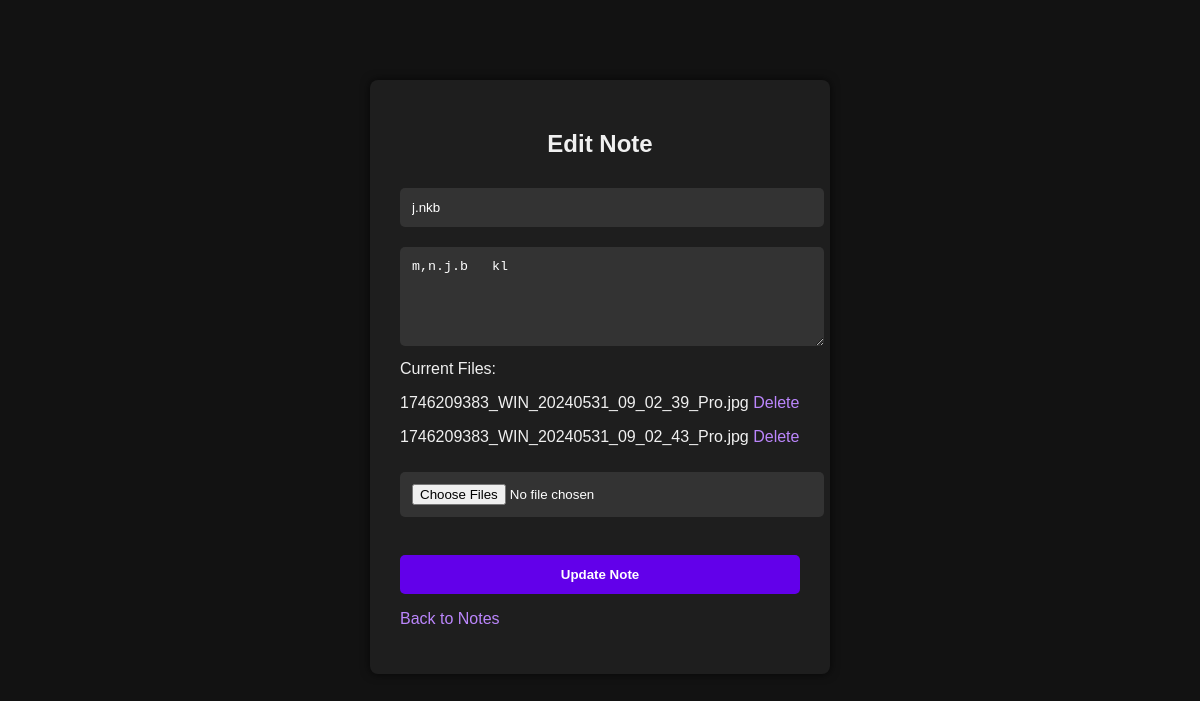
/edit_note.php?id=9 (signed in), run on the app's committed database.
### tables this page shows
CREATE TABLE `notes` (
  `id` int(11) NOT NULL,
  `user_id` int(11) NOT NULL,
  `title` varchar(255) NOT NULL,
  `content` text DEFAULT NULL,
  `created_at` timestamp NOT NULL DEFAULT current_timestamp(),
  `updated_at` timestamp NOT NULL DEFAULT current_timestamp() ON UPDATE current_timestamp()
);

CREATE TABLE `note_files` (
  `id` int(11) NOT NULL,
  `note_id` int(11) NOT NULL,
  `file_path` varchar(255) NOT NULL,
  `created_at` timestamp NOT NULL DEFAULT current_timestamp()
);

### edit_note.php (the view, shortened to what this page needs)
<?php
include 'db.php';
$user_id = $_SESSION['user_id'];
if (isset($_GET['id'])) {
    $note_id = intval($_GET['id']);
    $sql = "SELECT * FROM notes WHERE id='$note_id' AND user_id='$user_id'";
    $result = mysqli_query($conn, $sql);
    $note = mysqli_fetch_assoc($result);
}
?>
<!DOCTYPE html>
<html lang="en">
<head>
    <link rel="stylesheet" href="style.css">
</head>
<body>
    <div class="container">
        <h2>Edit Note</h2>
        <form action="" method="POST" enctype="multipart/form-data">
            <input type="text" name="title" value="<?php echo htmlspecialchars($note['title']); ?>" required><br>
            <textarea name="content" rows="5" required><?php echo htmlspecialchars($note['content']); ?></textarea><br>
            <label>Current Files:</label><br>
            <?php
            $file_sql = "SELECT * FROM note_files WHERE note_id='$note_id'";
            $file_result = mysqli_query($conn, $file_sql);
            if (mysqli_num_rows($file_result) > 0) {
                while ($file = mysqli_fetch_assoc($file_result)) {
                    echo '<p>' . htmlspecialchars(basename($file['file_path'])) . ' <a href="?id=' . $note_id . '&delete_file=' . $file['id'] . '" onclick="return confirm(\'Are you sure?\')">Delete</a></p>';
                }
            } else {
                echo '<p>No files uploaded.</p>';
            }
            ?>
            <input type="file" name="files[]" multiple><br><br>
            <button type="submit">Update Note</button>
        </form>
        <p><a href="view_notes.php">Back to Notes</a></p>
    </div>
</body>
</html>

### style.css (style rules this page uses)
body { background-color: #121212; font-family: Arial, sans-serif; color: #f0f0f0; margin: 0; padding: 0; }
.container { width: 400px; margin: 80px auto; padding: 30px; background-color: #1e1e1e; box-shadow: 0 0 10px rgba(0,0,0,0.7); border-radius: 8px; }
h2 { text-align: center; margin-bottom: 20px; }
form input[type="text"], form input[type="password"], form textarea, form input[type="file"] { width: 100%; padding: 12px; margin: 10px 0; background: #333; border: none; border-radius: 5px; color: white; }
button { width: 100%; padding: 12px; background-color: #6200ea; border: none; border-radius: 5px; color: white; font-weight: bold; cursor: pointer; margin-top: 10px; }
a { color: #bb86fc; text-decoration: none; }

### data on the page
notes: title "j.nkb", content "m,n.j.b kl"
note_files: file_path "1746209383_WIN_20240531_09_02_39_Pro.jpg"
note_files: file_path "1746209383_WIN_20240531_09_02_43_Pro.jpg"
